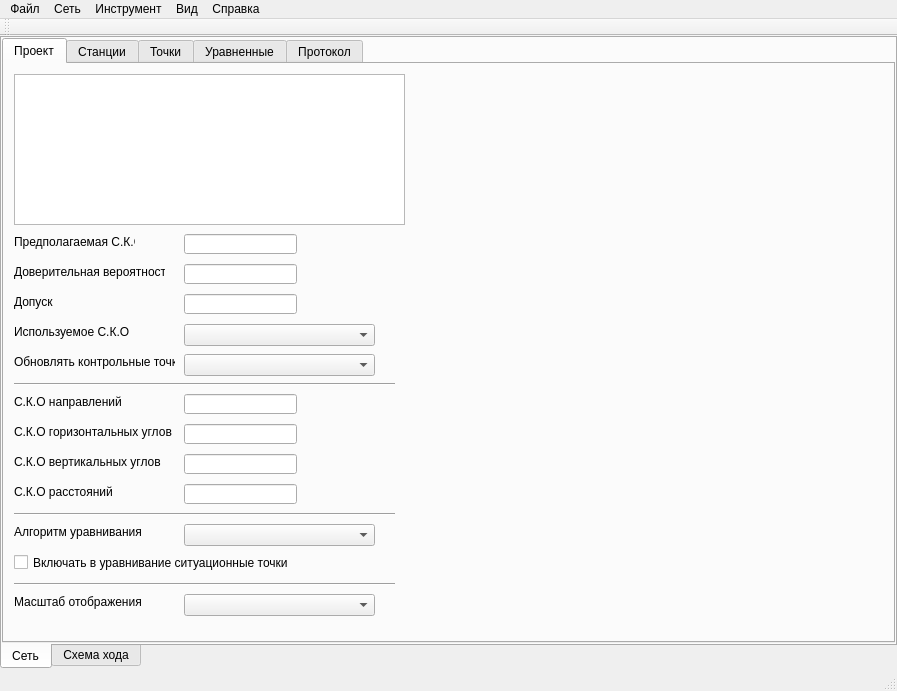
<?xml version="1.0" encoding="UTF-8"?>
<ui version="4.0">
 <class>MainWindow</class>
 <widget class="QMainWindow" name="MainWindow">
  <property name="geometry">
   <rect>
    <x>0</x>
    <y>0</y>
    <width>897</width>
    <height>691</height>
   </rect>
  </property>
  <property name="sizePolicy">
   <sizepolicy hsizetype="Preferred" vsizetype="Preferred">
    <horstretch>0</horstretch>
    <verstretch>0</verstretch>
   </sizepolicy>
  </property>
  <property name="windowTitle">
   <string>FreeAdjust</string>
  </property>
  <widget class="QWidget" name="centralWidget">
   <property name="sizePolicy">
    <sizepolicy hsizetype="Expanding" vsizetype="Expanding">
     <horstretch>2</horstretch>
     <verstretch>2</verstretch>
    </sizepolicy>
   </property>
   <layout class="QHBoxLayout" name="horizontalLayout">
    <property name="spacing">
     <number>0</number>
    </property>
    <property name="margin">
     <number>0</number>
    </property>
    <item>
     <widget class="QTabWidget" name="tabWidgetMain">
      <property name="tabPosition">
       <enum>QTabWidget::South</enum>
      </property>
      <property name="currentIndex">
       <number>0</number>
      </property>
      <widget class="QWidget" name="tab_network">
       <attribute name="title">
        <string>Сеть</string>
       </attribute>
       <layout class="QHBoxLayout" name="horizontalLayout_3">
        <property name="margin">
         <number>0</number>
        </property>
        <item>
         <widget class="QSplitter" name="splitter">
          <property name="sizePolicy">
           <sizepolicy hsizetype="Preferred" vsizetype="Preferred">
            <horstretch>0</horstretch>
            <verstretch>0</verstretch>
           </sizepolicy>
          </property>
          <property name="minimumSize">
           <size>
            <width>400</width>
            <height>0</height>
           </size>
          </property>
          <property name="sizeIncrement">
           <size>
            <width>0</width>
            <height>0</height>
           </size>
          </property>
          <property name="orientation">
           <enum>Qt::Horizontal</enum>
          </property>
          <property name="handleWidth">
           <number>4</number>
          </property>
          <widget class="QTabWidget" name="tabWidgetNetwork">
           <property name="minimumSize">
            <size>
             <width>200</width>
             <height>0</height>
            </size>
           </property>
           <property name="currentIndex">
            <number>0</number>
           </property>
           <widget class="QWidget" name="tab">
            <attribute name="title">
             <string>Проект</string>
            </attribute>
            <widget class="QTextEdit" name="projectShortDescription">
             <property name="geometry">
              <rect>
               <x>10</x>
               <y>10</y>
               <width>391</width>
               <height>151</height>
              </rect>
             </property>
            </widget>
            <widget class="QLabel" name="label">
             <property name="geometry">
              <rect>
               <x>10</x>
               <y>170</y>
               <width>121</width>
               <height>16</height>
              </rect>
             </property>
             <property name="contextMenuPolicy">
              <enum>Qt::NoContextMenu</enum>
             </property>
             <property name="text">
              <string>Предполагаемая С.К.О</string>
             </property>
            </widget>
            <widget class="QLineEdit" name="sigma_apriory">
             <property name="geometry">
              <rect>
               <x>180</x>
               <y>170</y>
               <width>113</width>
               <height>20</height>
              </rect>
             </property>
            </widget>
            <widget class="QLabel" name="label_2">
             <property name="geometry">
              <rect>
               <x>10</x>
               <y>200</y>
               <width>151</width>
               <height>16</height>
              </rect>
             </property>
             <property name="contextMenuPolicy">
              <enum>Qt::NoContextMenu</enum>
             </property>
             <property name="text">
              <string>Доверительная вероятность</string>
             </property>
            </widget>
            <widget class="QLineEdit" name="confidence_probability">
             <property name="geometry">
              <rect>
               <x>180</x>
               <y>200</y>
               <width>113</width>
               <height>20</height>
              </rect>
             </property>
            </widget>
            <widget class="QLabel" name="label_3">
             <property name="geometry">
              <rect>
               <x>10</x>
               <y>230</y>
               <width>161</width>
               <height>16</height>
              </rect>
             </property>
             <property name="contextMenuPolicy">
              <enum>Qt::NoContextMenu</enum>
             </property>
             <property name="text">
              <string>Допуск</string>
             </property>
            </widget>
            <widget class="QLineEdit" name="tol_abs">
             <property name="geometry">
              <rect>
               <x>180</x>
               <y>230</y>
               <width>113</width>
               <height>20</height>
              </rect>
             </property>
            </widget>
            <widget class="QLabel" name="label_4">
             <property name="geometry">
              <rect>
               <x>10</x>
               <y>260</y>
               <width>161</width>
               <height>16</height>
              </rect>
             </property>
             <property name="contextMenuPolicy">
              <enum>Qt::NoContextMenu</enum>
             </property>
             <property name="text">
              <string>Используемое С.К.О</string>
             </property>
            </widget>
            <widget class="QLabel" name="label_5">
             <property name="geometry">
              <rect>
               <x>10</x>
               <y>290</y>
               <width>161</width>
               <height>16</height>
              </rect>
             </property>
             <property name="contextMenuPolicy">
              <enum>Qt::NoContextMenu</enum>
             </property>
             <property name="text">
              <string>Обновлять контрольные точки</string>
             </property>
            </widget>
            <widget class="QComboBox" name="sigma_act">
             <property name="geometry">
              <rect>
               <x>180</x>
               <y>260</y>
               <width>191</width>
               <height>22</height>
              </rect>
             </property>
            </widget>
            <widget class="QComboBox" name="update_cc">
             <property name="geometry">
              <rect>
               <x>180</x>
               <y>290</y>
               <width>191</width>
               <height>22</height>
              </rect>
             </property>
            </widget>
            <widget class="Line" name="line">
             <property name="geometry">
              <rect>
               <x>10</x>
               <y>310</y>
               <width>381</width>
               <height>20</height>
              </rect>
             </property>
             <property name="orientation">
              <enum>Qt::Horizontal</enum>
             </property>
            </widget>
            <widget class="QLineEdit" name="stddev_direction">
             <property name="geometry">
              <rect>
               <x>180</x>
               <y>330</y>
               <width>113</width>
               <height>20</height>
              </rect>
             </property>
            </widget>
            <widget class="QLabel" name="label_6">
             <property name="geometry">
              <rect>
               <x>10</x>
               <y>330</y>
               <width>161</width>
               <height>16</height>
              </rect>
             </property>
             <property name="contextMenuPolicy">
              <enum>Qt::NoContextMenu</enum>
             </property>
             <property name="text">
              <string>С.К.О направлений</string>
             </property>
            </widget>
            <widget class="QLineEdit" name="stddev_angle">
             <property name="geometry">
              <rect>
               <x>180</x>
               <y>360</y>
               <width>113</width>
               <height>20</height>
              </rect>
             </property>
            </widget>
            <widget class="QLabel" name="label_7">
             <property name="geometry">
              <rect>
               <x>10</x>
               <y>360</y>
               <width>161</width>
               <height>16</height>
              </rect>
             </property>
             <property name="contextMenuPolicy">
              <enum>Qt::NoContextMenu</enum>
             </property>
             <property name="text">
              <string>С.К.О горизонтальных углов</string>
             </property>
            </widget>
            <widget class="QLineEdit" name="stddev_zenith_angle">
             <property name="geometry">
              <rect>
               <x>180</x>
               <y>390</y>
               <width>113</width>
               <height>20</height>
              </rect>
             </property>
            </widget>
            <widget class="QLabel" name="label_8">
             <property name="geometry">
              <rect>
               <x>10</x>
               <y>390</y>
               <width>161</width>
               <height>16</height>
              </rect>
             </property>
             <property name="contextMenuPolicy">
              <enum>Qt::NoContextMenu</enum>
             </property>
             <property name="text">
              <string>С.К.О вертикальных углов</string>
             </property>
            </widget>
            <widget class="QLineEdit" name="stddev_distance">
             <property name="geometry">
              <rect>
               <x>180</x>
               <y>420</y>
               <width>113</width>
               <height>20</height>
              </rect>
             </property>
            </widget>
            <widget class="QLabel" name="label_9">
             <property name="geometry">
              <rect>
               <x>10</x>
               <y>420</y>
               <width>161</width>
               <height>16</height>
              </rect>
             </property>
             <property name="contextMenuPolicy">
              <enum>Qt::NoContextMenu</enum>
             </property>
             <property name="text">
              <string>С.К.О расстояний</string>
             </property>
            </widget>
            <widget class="Line" name="line_2">
             <property name="geometry">
              <rect>
               <x>10</x>
               <y>440</y>
               <width>381</width>
               <height>20</height>
              </rect>
             </property>
             <property name="orientation">
              <enum>Qt::Horizontal</enum>
             </property>
            </widget>
            <widget class="QLabel" name="label_19">
             <property name="geometry">
              <rect>
               <x>10</x>
               <y>460</y>
               <width>161</width>
               <height>16</height>
              </rect>
             </property>
             <property name="contextMenuPolicy">
              <enum>Qt::NoContextMenu</enum>
             </property>
             <property name="text">
              <string>Алгоритм уравнивания</string>
             </property>
            </widget>
            <widget class="QComboBox" name="adjust_algo">
             <property name="geometry">
              <rect>
               <x>180</x>
               <y>460</y>
               <width>191</width>
               <height>22</height>
              </rect>
             </property>
            </widget>
            <widget class="QCheckBox" name="adjustEndNodes">
             <property name="geometry">
              <rect>
               <x>10</x>
               <y>490</y>
               <width>361</width>
               <height>17</height>
              </rect>
             </property>
             <property name="text">
              <string>Включать в уравнивание ситуационные точки</string>
             </property>
            </widget>
            <widget class="Line" name="line_3">
             <property name="geometry">
              <rect>
               <x>10</x>
               <y>510</y>
               <width>381</width>
               <height>20</height>
              </rect>
             </property>
             <property name="orientation">
              <enum>Qt::Horizontal</enum>
             </property>
            </widget>
            <widget class="QLabel" name="label_20">
             <property name="geometry">
              <rect>
               <x>10</x>
               <y>530</y>
               <width>141</width>
               <height>16</height>
              </rect>
             </property>
             <property name="contextMenuPolicy">
              <enum>Qt::NoContextMenu</enum>
             </property>
             <property name="text">
              <string>Масштаб отображения</string>
             </property>
            </widget>
            <widget class="QComboBox" name="map_scale">
             <property name="geometry">
              <rect>
               <x>180</x>
               <y>530</y>
               <width>191</width>
               <height>22</height>
              </rect>
             </property>
            </widget>
           </widget>
           <widget class="QWidget" name="tab_stations">
            <attribute name="title">
             <string>Станции</string>
            </attribute>
            <layout class="QHBoxLayout" name="horizontalLayout_4">
             <property name="margin">
              <number>4</number>
             </property>
             <item>
              <widget class="QSplitter" name="splitter_2">
               <property name="sizePolicy">
                <sizepolicy hsizetype="Preferred" vsizetype="Expanding">
                 <horstretch>2</horstretch>
                 <verstretch>2</verstretch>
                </sizepolicy>
               </property>
               <property name="orientation">
                <enum>Qt::Vertical</enum>
               </property>
               <widget class="QTableWidget" name="StationsWidget"/>
               <widget class="QTreeWidget" name="ObservationsWidget">
                <column>
                 <property name="text">
                  <string notr="true">1</string>
                 </property>
                </column>
               </widget>
              </widget>
             </item>
            </layout>
           </widget>
           <widget class="QWidget" name="tab_points">
            <attribute name="title">
             <string>Точки</string>
            </attribute>
            <layout class="QVBoxLayout" name="verticalLayout_3">
             <property name="spacing">
              <number>6</number>
             </property>
             <property name="margin">
              <number>4</number>
             </property>
             <item>
              <widget class="QTableWidget" name="PointsWidget"/>
             </item>
            </layout>
           </widget>
           <widget class="QWidget" name="tab_adjust_points">
            <attribute name="title">
             <string>Уравненные</string>
            </attribute>
            <layout class="QVBoxLayout" name="verticalLayout_5">
             <property name="spacing">
              <number>6</number>
             </property>
             <property name="margin">
              <number>4</number>
             </property>
             <item>
              <widget class="QTableWidget" name="APointsWidget"/>
             </item>
            </layout>
           </widget>
           <widget class="QWidget" name="tab_listing">
            <attribute name="title">
             <string>Протокол</string>
            </attribute>
            <layout class="QHBoxLayout" name="horizontalLayout_2">
             <property name="spacing">
              <number>6</number>
             </property>
             <property name="margin">
              <number>4</number>
             </property>
             <item>
              <widget class="QTextBrowser" name="textBrowser"/>
             </item>
            </layout>
           </widget>
          </widget>
         </widget>
        </item>
       </layout>
      </widget>
      <widget class="QWidget" name="tab_viewports">
       <attribute name="title">
        <string>Схема хода</string>
       </attribute>
       <layout class="QHBoxLayout" name="horizontalLayout_tv">
        <property name="spacing">
         <number>0</number>
        </property>
        <property name="margin">
         <number>0</number>
        </property>
        <item>
         <widget class="QSplitter" name="splitter_Viewports">
          <property name="sizePolicy">
           <sizepolicy hsizetype="Preferred" vsizetype="Preferred">
            <horstretch>0</horstretch>
            <verstretch>0</verstretch>
           </sizepolicy>
          </property>
          <property name="minimumSize">
           <size>
            <width>200</width>
            <height>0</height>
           </size>
          </property>
          <property name="sizeIncrement">
           <size>
            <width>0</width>
            <height>0</height>
           </size>
          </property>
          <property name="orientation">
           <enum>Qt::Horizontal</enum>
          </property>
          <property name="handleWidth">
           <number>4</number>
          </property>
          <widget class="QSplitter" name="splitter_VP_list_props">
           <property name="sizePolicy">
            <sizepolicy hsizetype="Preferred" vsizetype="Preferred">
             <horstretch>0</horstretch>
             <verstretch>0</verstretch>
            </sizepolicy>
           </property>
           <property name="minimumSize">
            <size>
             <width>200</width>
             <height>0</height>
            </size>
           </property>
           <property name="sizeIncrement">
            <size>
             <width>0</width>
             <height>0</height>
            </size>
           </property>
           <property name="orientation">
            <enum>Qt::Vertical</enum>
           </property>
           <property name="handleWidth">
            <number>4</number>
           </property>
           <widget class="QTreeWidget" name="treeViewports">
            <column>
             <property name="text">
              <string notr="true">1</string>
             </property>
            </column>
           </widget>
           <widget class="QTableWidget" name="tableViewportsProperty"/>
          </widget>
          <widget class="QTabWidget" name="tabWidgetPrintViewports">
           <property name="minimumSize">
            <size>
             <width>200</width>
             <height>0</height>
            </size>
           </property>
           <property name="tabPosition">
            <enum>QTabWidget::South</enum>
           </property>
           <property name="currentIndex">
            <number>0</number>
           </property>
           <widget class="QWidget" name="tabPWViewportEdit">
            <attribute name="title">
             <string>Размещение</string>
            </attribute>
            <layout class="QHBoxLayout" name="horizontalLayout_VPE">
             <property name="margin">
              <number>4</number>
             </property>
            </layout>
           </widget>
           <widget class="QWidget" name="tapPWViewEdit">
            <attribute name="title">
             <string>Просмотр</string>
            </attribute>
            <layout class="QHBoxLayout" name="horizontalLayout_VE">
             <property name="margin">
              <number>4</number>
             </property>
            </layout>
           </widget>
          </widget>
         </widget>
        </item>
       </layout>
      </widget>
     </widget>
    </item>
   </layout>
  </widget>
  <widget class="QMenuBar" name="menuBar">
   <property name="geometry">
    <rect>
     <x>0</x>
     <y>0</y>
     <width>897</width>
     <height>20</height>
    </rect>
   </property>
   <widget class="QMenu" name="menu">
    <property name="title">
     <string>Файл</string>
    </property>
    <widget class="QMenu" name="menu_4">
     <property name="title">
      <string>Печатать</string>
     </property>
     <addaction name="printAdjustLog"/>
     <addaction name="printAdjustPoints"/>
     <addaction name="printSitPoints"/>
    </widget>
    <addaction name="NewNet"/>
    <addaction name="separator"/>
    <addaction name="NetOpen"/>
    <addaction name="NetClose"/>
    <addaction name="NetSave"/>
    <addaction name="NetSaveAs"/>
    <addaction name="separator"/>
    <addaction name="editBaseList"/>
    <addaction name="separator"/>
    <addaction name="menu_4"/>
    <addaction name="separator"/>
    <addaction name="Exit"/>
   </widget>
   <widget class="QMenu" name="menu_2">
    <property name="title">
     <string>Сеть</string>
    </property>
    <widget class="QMenu" name="menu_7">
     <property name="title">
      <string>Экспорт</string>
     </property>
     <addaction name="actionExportTxt"/>
     <addaction name="actionExportCsv"/>
     <addaction name="actionExportDxf"/>
    </widget>
    <addaction name="AdjustNetwork"/>
    <addaction name="separator"/>
    <addaction name="menu_7"/>
   </widget>
   <widget class="QMenu" name="menu_3">
    <property name="title">
     <string>Вид</string>
    </property>
    <addaction name="zoomIn"/>
    <addaction name="zoomOut"/>
    <addaction name="zoom100"/>
   </widget>
   <widget class="QMenu" name="menu_5">
    <property name="title">
     <string>Справка</string>
    </property>
    <addaction name="actionAbout"/>
   </widget>
   <widget class="QMenu" name="menu_6">
    <property name="title">
     <string>Инструмент</string>
    </property>
    <addaction name="Import"/>
    <addaction name="separator"/>
    <addaction name="action_inportCOM"/>
   </widget>
   <addaction name="menu"/>
   <addaction name="menu_2"/>
   <addaction name="menu_6"/>
   <addaction name="menu_3"/>
   <addaction name="menu_5"/>
  </widget>
  <widget class="QToolBar" name="mainToolBar">
   <attribute name="toolBarArea">
    <enum>TopToolBarArea</enum>
   </attribute>
   <attribute name="toolBarBreak">
    <bool>false</bool>
   </attribute>
  </widget>
  <widget class="QStatusBar" name="statusBar"/>
  <action name="NetOpen">
   <property name="text">
    <string>Открыть сеть</string>
   </property>
  </action>
  <action name="NetClose">
   <property name="text">
    <string>Закрыть сеть</string>
   </property>
  </action>
  <action name="NetSave">
   <property name="text">
    <string>Сохранить</string>
   </property>
  </action>
  <action name="NetSaveAs">
   <property name="text">
    <string>Сохранить как ...</string>
   </property>
  </action>
  <action name="Exit">
   <property name="text">
    <string>Выйти</string>
   </property>
  </action>
  <action name="NewNet">
   <property name="text">
    <string>Новая сеть</string>
   </property>
  </action>
  <action name="AdjustNetwork">
   <property name="enabled">
    <bool>false</bool>
   </property>
   <property name="text">
    <string>Уравнять</string>
   </property>
  </action>
  <action name="zoomIn">
   <property name="text">
    <string>Ближе</string>
   </property>
  </action>
  <action name="zoomOut">
   <property name="text">
    <string>Дальше</string>
   </property>
  </action>
  <action name="zoom100">
   <property name="text">
    <string>100%</string>
   </property>
  </action>
  <action name="action_2">
   <property name="text">
    <string>Текст</string>
   </property>
  </action>
  <action name="actionExportTxt">
   <property name="text">
    <string>Текст (TXT)</string>
   </property>
  </action>
  <action name="actionExportCsv">
   <property name="text">
    <string>Текст (CSV)</string>
   </property>
  </action>
  <action name="actionExportDxf">
   <property name="enabled">
    <bool>true</bool>
   </property>
   <property name="text">
    <string>Автокад (DXF)</string>
   </property>
  </action>
  <action name="actionAbout">
   <property name="text">
    <string>О программе</string>
   </property>
  </action>
  <action name="action_inportCOM">
   <property name="text">
    <string>Загрузка через COM порт</string>
   </property>
  </action>
  <action name="Import">
   <property name="text">
    <string>Импорт измерений из файла ...</string>
   </property>
  </action>
  <action name="printAdjustLog">
   <property name="text">
    <string>Протокол уравнивания</string>
   </property>
  </action>
  <action name="action">
   <property name="text">
    <string>Загрузить пункты</string>
   </property>
  </action>
  <action name="editBaseList">
   <property name="text">
    <string>Каталог пунктов ...</string>
   </property>
  </action>
  <action name="printAdjustPoints">
   <property name="text">
    <string>Ведомость координат ПВО</string>
   </property>
  </action>
  <action name="printSitPoints">
   <property name="text">
    <string>Ведомость координат тахеометрии</string>
   </property>
  </action>
 </widget>
 <layoutdefault spacing="6" margin="11"/>
 <resources/>
 <connections/>
</ui>
